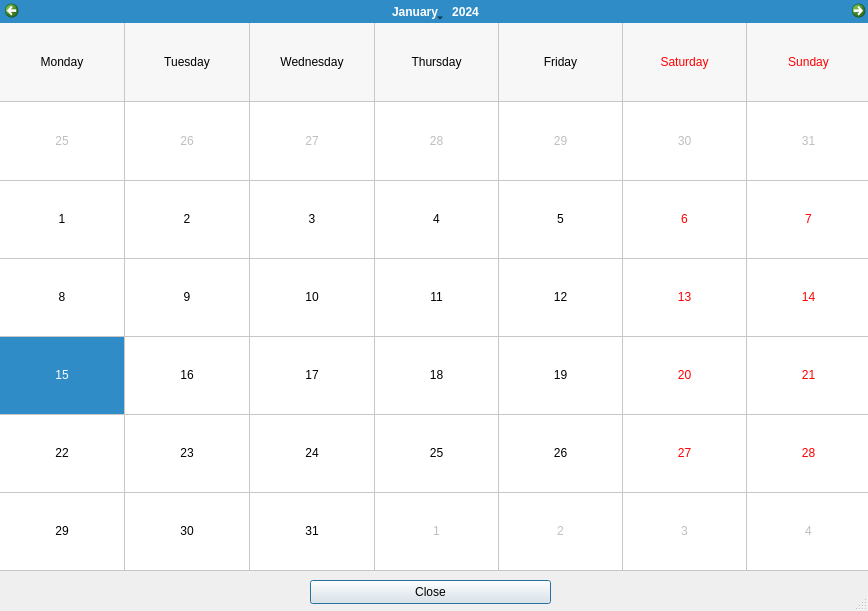
<?xml version="1.0" encoding="UTF-8"?>
<ui version="4.0">
 <class>LargeCalendar</class>
 <widget class="QDialog" name="LargeCalendar">
  <property name="geometry">
   <rect>
    <x>0</x>
    <y>0</y>
    <width>868</width>
    <height>611</height>
   </rect>
  </property>
  <property name="windowTitle">
   <string>Dialog</string>
  </property>
  <property name="sizeGripEnabled">
   <bool>true</bool>
  </property>
  <property name="modal">
   <bool>true</bool>
  </property>
  <widget class="QCalendarWidget" name="calendarWidget">
   <property name="geometry">
    <rect>
     <x>0</x>
     <y>0</y>
     <width>871</width>
     <height>571</height>
    </rect>
   </property>
   <property name="styleSheet">
    <string notr="true">ui-&gt;calendarWidget-&gt;setStyleSheet(
    &quot;QCalendarWidget {&quot;
    &quot;    background-color: #f5f5f5;&quot;
    &quot;    border: 1px solid #d3d3d3;&quot;
    &quot;    color: #333333;&quot;
    &quot;    font: 12pt 'Arial';&quot;
    &quot;}&quot;

    &quot;QCalendarWidget QToolButton {&quot;
    &quot;    background-color: #4CAF50;&quot;
    &quot;    color: white;&quot;
    &quot;    font: bold 14pt 'Arial';&quot;
    &quot;    height: 40px;&quot;
    &quot;    width: 100px;&quot;
    &quot;    border: none;&quot;
    &quot;}&quot;

    &quot;QCalendarWidget QToolButton#qt_calendar_prevmonth, &quot;
    &quot;QCalendarWidget QToolButton#qt_calendar_nextmonth {&quot;
    &quot;    background-color: #388E3C;&quot;
    &quot;    border-radius: 5px;&quot;
    &quot;    margin: 5px;&quot;
    &quot;}&quot;

    &quot;QCalendarWidget QTableView QHeaderView::section {&quot;
    &quot;    background-color: #e0e0e0;&quot;
    &quot;    color: #555555;&quot;
    &quot;    font: bold 10pt 'Arial';&quot;
    &quot;    height: 30px;&quot;
    &quot;    border: 1px solid #d3d3d3;&quot;
    &quot;}&quot;

    &quot;QCalendarWidget QTableView {&quot;
    &quot;    background-color: white;&quot;
    &quot;    selection-background-color: #FFD700;&quot;
    &quot;    selection-color: black;&quot;
    &quot;    color: #333333;&quot;
    &quot;    gridline-color: #d3d3d3;&quot;
    &quot;}&quot;

    &quot;QCalendarWidget QTableView::item:selected {&quot;
    &quot;    background-color: #FF9800;&quot;
    &quot;    color: white;&quot;
    &quot;}&quot;

    &quot;QCalendarWidget QWidget#qt_calendar_today {&quot;
    &quot;    border: 1px solid #FF5722;&quot;
    &quot;    color: #FF5722;&quot;
    &quot;    background-color: #ffebcd;&quot;
    &quot;}&quot;
);
</string>
   </property>
   <property name="gridVisible">
    <bool>true</bool>
   </property>
   <property name="horizontalHeaderFormat">
    <enum>QCalendarWidget::HorizontalHeaderFormat::LongDayNames</enum>
   </property>
   <property name="verticalHeaderFormat">
    <enum>QCalendarWidget::VerticalHeaderFormat::NoVerticalHeader</enum>
   </property>
  </widget>
  <widget class="QPushButton" name="CloseBtn">
   <property name="geometry">
    <rect>
     <x>310</x>
     <y>580</y>
     <width>241</width>
     <height>24</height>
    </rect>
   </property>
   <property name="text">
    <string>Close</string>
   </property>
  </widget>
 </widget>
 <resources/>
 <connections/>
</ui>
